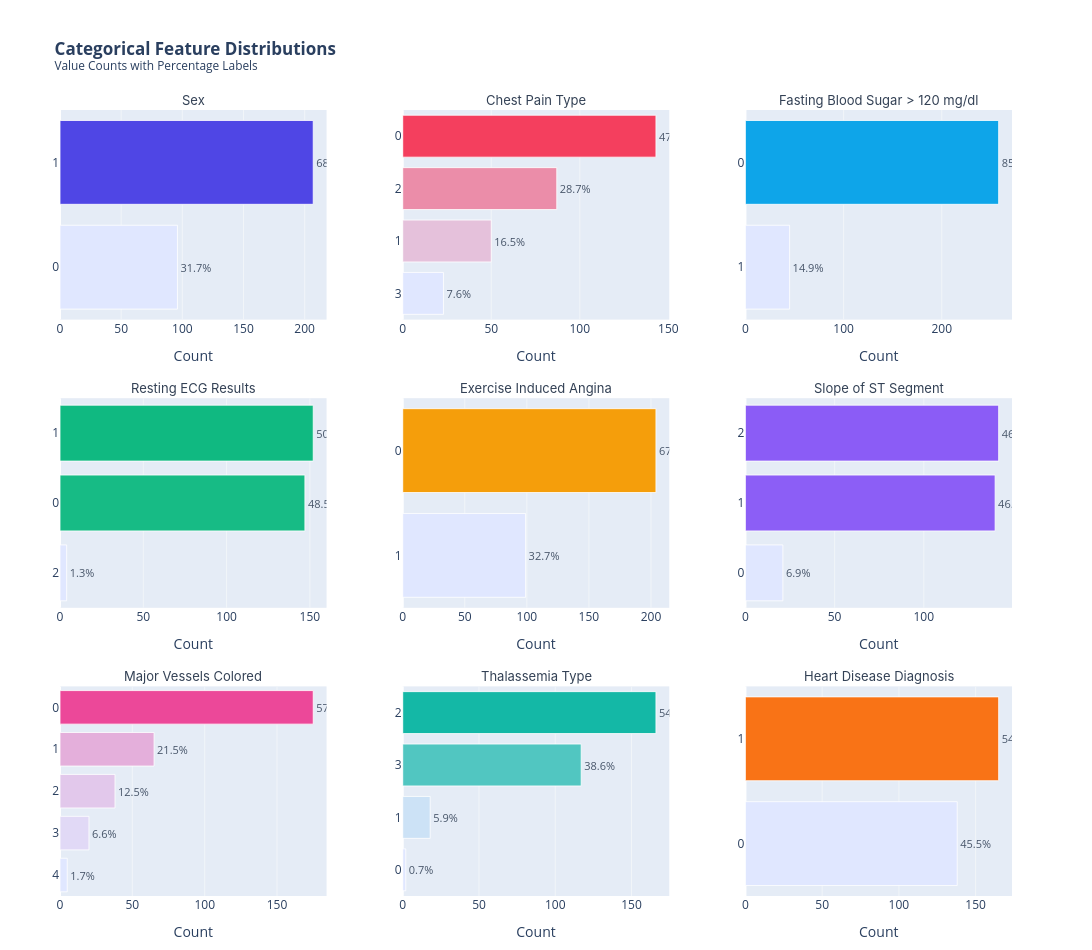

Notebook code cell kept with this figure:
### Markdown cell above
### 3.2. Distributions of Categorical Features
We check the counts and relative percentages of all categorical categories, including our target variable.

### Code cell
"""
(Main Code)
plt.figure(figsize=(15, 15))
for i, col in enumerate(columns, 1):
    plt.subplot(3, 3, i)
    sns.countplot(y=df[col], palette='viridis')
    plt.title(f'Counts for {col}')
plt.tight_layout()
plt.show()
"""

# ── Categorical Feature Distributions: Horizontal Bar Charts (PLOTLY) ───────
df_categorical = df[columns]

cat_labels = {
    'sex':     'Sex',
    'cp':      'Chest Pain Type',
    'fbs':     'Fasting Blood Sugar > 120 mg/dl',
    'restecg': 'Resting ECG Results',
    'exang':   'Exercise Induced Angina',
    'slope':   'Slope of ST Segment',
    'ca':      'Major Vessels Colored',
    'thal':    'Thalassemia Type',
    'target':  'Heart Disease Diagnosis'
}

n_cols = 3
n_rows = -(-len(columns) // n_cols)  # ceiling division

fig = make_subplots(
    rows=n_rows, cols=n_cols,
    subplot_titles=[cat_labels.get(c, c) for c in df_categorical.columns],
    vertical_spacing=0.10,
    horizontal_spacing=0.08
)

for i, col in enumerate(df_categorical.columns):
    row = (i // n_cols) + 1
    col_idx = (i % n_cols) + 1
    color = premium_colors[i % len(premium_colors)]

    val_counts = df_categorical[col].value_counts().sort_values()
    labels = val_counts.index.astype(str).tolist()
    counts = val_counts.values.tolist()
    percentages = [f'{v/sum(counts)*100:.1f}%' for v in counts]

    fig.add_trace(
        go.Bar(
            x=counts,
            y=labels,
            orientation='h',
            marker=dict(
                color=counts,
                colorscale=[[0, '#E0E7FF'], [1, color]],
                line=dict(color='white', width=0.8)
            ),
            text=percentages,
            textposition='outside',
            textfont=dict(size=11, color='#475569'),
            hovertemplate=(
                f'<b>{cat_labels.get(col, col)}</b><br>'
                'Category: %{y}<br>Count: %{x}<extra></extra>'
            )
        ),
        row=row, col=col_idx
    )

fig.update_layout(
    height=950,
    width=1150,
    title_text='<b>Categorical Feature Distributions</b><br><sup>Value Counts with Percentage Labels</sup>',
    showlegend=False,
    margin=dict(l=60, r=80, t=110, b=50)
)
fig.update_xaxes(showgrid=True, gridwidth=1, gridcolor='#F1F5F9', title_text='Count')
fig.update_yaxes(showgrid=False)

for annotation in fig['layout']['annotations']:
    annotation['font'] = dict(size=13, color='#334155', family='Inter, Arial')

fig.show()

### Figure 1 — Plotly figure (JSON) as saved in the notebook; plotly's stock layout.template omitted (floating-point values rounded to 4 significant figures)
{"data": [{"hovertemplate": "<b>Sex</b><br>Category: %{y}<br>Count: %{x}<extra></extra>", "marker": {"color": [96, 207], "colorscale": [[0, "#E0E7FF"], [1, "#4F46E5"]], "line": {"color": "white", "width": 0.8}}, "orientation": "h", "text": ["31.7%", "68.3%"], "textfont": {"color": "#475569", "size": 11}, "textposition": "outside", "type": "bar", "x": [96, 207], "xaxis": "x", "y": ["0", "1"], "yaxis": "y"}, {"hovertemplate": "<b>Chest Pain Type</b><br>Category: %{y}<br>Count: %{x}<extra></extra>", "marker": {"color": [23, 50, 87, 143], "colorscale": [[0, "#E0E7FF"], [1, "#F43F5E"]], "line": {"color": "white", "width": 0.8}}, "orientation": "h", "text": ["7.6%", "16.5%", "28.7%", "47.2%"], "textfont": {"color": "#475569", "size": 11}, "textposition": "outside", "type": "bar", "x": [23, 50, 87, 143], "xaxis": "x2", "y": ["3", "1", "2", "0"], "yaxis": "y2"}, {"hovertemplate": "<b>Fasting Blood Sugar > 120 mg/dl</b><br>Category: %{y}<br>Count: %{x}<extra></extra>", "marker": {"color": [45, 258], "colorscale": [[0, "#E0E7FF"], [1, "#0EA5E9"]], "line": {"color": "white", "width": 0.8}}, "orientation": "h", "text": ["14.9%", "85.1%"], "textfont": {"color": "#475569", "size": 11}, "textposition": "outside", "type": "bar", "x": [45, 258], "xaxis": "x3", "y": ["1", "0"], "yaxis": "y3"}, {"hovertemplate": "<b>Resting ECG Results</b><br>Category: %{y}<br>Count: %{x}<extra></extra>", "marker": {"color": [4, 147, 152], "colorscale": [[0, "#E0E7FF"], [1, "#10B981"]], "line": {"color": "white", "width": 0.8}}, "orientation": "h", "text": ["1.3%", "48.5%", "50.2%"], "textfont": {"color": "#475569", "size": 11}, "textposition": "outside", "type": "bar", "x": [4, 147, 152], "xaxis": "x4", "y": ["2", "0", "1"], "yaxis": "y4"}, {"hovertemplate": "<b>Exercise Induced Angina</b><br>Category: %{y}<br>Count: %{x}<extra></extra>", "marker": {"color": [99, 204], "colorscale": [[0, "#E0E7FF"], [1, "#F59E0B"]], "line": {"color": "white", "width": 0.8}}, "orientation": "h", "text": ["32.7%", "67.3%"], "textfont": {"color": "#475569", "size": 11}, "textposition": "outside", "type": "bar", "x": [99, 204], "xaxis": "x5", "y": ["1", "0"], "yaxis": "y5"}, {"hovertemplate": "<b>Slope of ST Segment</b><br>Category: %{y}<br>Count: %{x}<extra></extra>", "marker": {"color": [21, 140, 142], "colorscale": [[0, "#E0E7FF"], [1, "#8B5CF6"]], "line": {"color": "white", "width": 0.8}}, "orientation": "h", "text": ["6.9%", "46.2%", "46.9%"], "textfont": {"color": "#475569", "size": 11}, "textposition": "outside", "type": "bar", "x": [21, 140, 142], "xaxis": "x6", "y": ["0", "1", "2"], "yaxis": "y6"}, {"hovertemplate": "<b>Major Vessels Colored</b><br>Category: %{y}<br>Count: %{x}<extra></extra>", "marker": {"color": [5, 20, 38, 65, 175], "colorscale": [[0, "#E0E7FF"], [1, "#EC4899"]], "line": {"color": "white", "width": 0.8}}, "orientation": "h", "text": ["1.7%", "6.6%", "12.5%", "21.5%", "57.8%"], "textfont": {"color": "#475569", "size": 11}, "textposition": "outside", "type": "bar", "x": [5, 20, 38, 65, 175], "xaxis": "x7", "y": ["4", "3", "2", "1", "0"], "yaxis": "y7"}, {"hovertemplate": "<b>Thalassemia Type</b><br>Category: %{y}<br>Count: %{x}<extra></extra>", "marker": {"color": [2, 18, 117, 166], "colorscale": [[0, "#E0E7FF"], [1, "#14B8A6"]], "line": {"color": "white", "width": 0.8}}, "orientation": "h", "text": ["0.7%", "5.9%", "38.6%", "54.8%"], "textfont": {"color": "#475569", "size": 11}, "textposition": "outside", "type": "bar", "x": [2, 18, 117, 166], "xaxis": "x8", "y": ["0", "1", "3", "2"], "yaxis": "y8"}, {"hovertemplate": "<b>Heart Disease Diagnosis</b><br>Category: %{y}<br>Count: %{x}<extra></extra>", "marker": {"color": [138, 165], "colorscale": [[0, "#E0E7FF"], [1, "#F97316"]], "line": {"color": "white", "width": 0.8}}, "orientation": "h", "text": ["45.5%", "54.5%"], "textfont": {"color": "#475569", "size": 11}, "textposition": "outside", "type": "bar", "x": [138, 165], "xaxis": "x9", "y": ["0", "1"], "yaxis": "y9"}], "layout": {"annotations": [{"font": {"color": "#334155", "family": "Inter, Arial", "size": 13}, "showarrow": false, "text": "Sex", "x": 0.14, "xanchor": "center", "xref": "paper", "y": 1, "yanchor": "bottom", "yref": "paper"}, {"font": {"color": "#334155", "family": "Inter, Arial", "size": 13}, "showarrow": false, "text": "Chest Pain Type", "x": 0.5, "xanchor": "center", "xref": "paper", "y": 1, "yanchor": "bottom", "yref": "paper"}, {"font": {"color": "#334155", "family": "Inter, Arial", "size": 13}, "showarrow": false, "text": "Fasting Blood Sugar > 120 mg/dl", "x": 0.86, "xanchor": "center", "xref": "paper", "y": 1, "yanchor": "bottom", "yref": "paper"}, {"font": {"color": "#334155", "family": "Inter, Arial", "size": 13}, "showarrow": false, "text": "Resting ECG Results", "x": 0.14, "xanchor": "center", "xref": "paper", "y": 0.6333, "yanchor": "bottom", "yref": "paper"}, {"font": {"color": "#334155", "family": "Inter, Arial", "size": 13}, "showarrow": false, "text": "Exercise Induced Angina", "x": 0.5, "xanchor": "center", "xref": "paper", "y": 0.6333, "yanchor": "bottom", "yref": "paper"}, {"font": {"color": "#334155", "family": "Inter, Arial", "size": 13}, "showarrow": false, "text": "Slope of ST Segment", "x": 0.86, "xanchor": "center", "xref": "paper", "y": 0.6333, "yanchor": "bottom", "yref": "paper"}, {"font": {"color": "#334155", "family": "Inter, Arial", "size": 13}, "showarrow": false, "text": "Major Vessels Colored", "x": 0.14, "xanchor": "center", "xref": "paper", "y": 0.2667, "yanchor": "bottom", "yref": "paper"}, {"font": {"color": "#334155", "family": "Inter, Arial", "size": 13}, "showarrow": false, "text": "Thalassemia Type", "x": 0.5, "xanchor": "center", "xref": "paper", "y": 0.2667, "yanchor": "bottom", "yref": "paper"}, {"font": {"color": "#334155", "family": "Inter, Arial", "size": 13}, "showarrow": false, "text": "Heart Disease Diagnosis", "x": 0.86, "xanchor": "center", "xref": "paper", "y": 0.2667, "yanchor": "bottom", "yref": "paper"}], "height": 950, "margin": {"b": 50, "l": 60, "r": 80, "t": 110}, "showlegend": false, "title": {"text": "<b>Categorical Feature Distributions</b><br><sup>Value Counts with Percentage Labels</sup>"}, "width": 1150, "xaxis": {"anchor": "y", "domain": [0, 0.28], "gridcolor": "#F1F5F9", "gridwidth": 1, "showgrid": true, "title": {"text": "Count"}}, "xaxis2": {"anchor": "y2", "domain": [0.36, 0.64], "gridcolor": "#F1F5F9", "gridwidth": 1, "showgrid": true, "title": {"text": "Count"}}, "xaxis3": {"anchor": "y3", "domain": [0.72, 1], "gridcolor": "#F1F5F9", "gridwidth": 1, "showgrid": true, "title": {"text": "Count"}}, "xaxis4": {"anchor": "y4", "domain": [0, 0.28], "gridcolor": "#F1F5F9", "gridwidth": 1, "showgrid": true, "title": {"text": "Count"}}, "xaxis5": {"anchor": "y5", "domain": [0.36, 0.64], "gridcolor": "#F1F5F9", "gridwidth": 1, "showgrid": true, "title": {"text": "Count"}}, "xaxis6": {"anchor": "y6", "domain": [0.72, 1], "gridcolor": "#F1F5F9", "gridwidth": 1, "showgrid": true, "title": {"text": "Count"}}, "xaxis7": {"anchor": "y7", "domain": [0, 0.28], "gridcolor": "#F1F5F9", "gridwidth": 1, "showgrid": true, "title": {"text": "Count"}}, "xaxis8": {"anchor": "y8", "domain": [0.36, 0.64], "gridcolor": "#F1F5F9", "gridwidth": 1, "showgrid": true, "title": {"text": "Count"}}, "xaxis9": {"anchor": "y9", "domain": [0.72, 1], "gridcolor": "#F1F5F9", "gridwidth": 1, "showgrid": true, "title": {"text": "Count"}}, "yaxis": {"anchor": "x", "domain": [0.7333, 1], "showgrid": false}, "yaxis2": {"anchor": "x2", "domain": [0.7333, 1], "showgrid": false}, "yaxis3": {"anchor": "x3", "domain": [0.7333, 1], "showgrid": false}, "yaxis4": {"anchor": "x4", "domain": [0.3667, 0.6333], "showgrid": false}, "yaxis5": {"anchor": "x5", "domain": [0.3667, 0.6333], "showgrid": false}, "yaxis6": {"anchor": "x6", "domain": [0.3667, 0.6333], "showgrid": false}, "yaxis7": {"anchor": "x7", "domain": [0, 0.2667], "showgrid": false}, "yaxis8": {"anchor": "x8", "domain": [0, 0.2667], "showgrid": false}, "yaxis9": {"anchor": "x9", "domain": [0, 0.2667], "showgrid": false}}}
